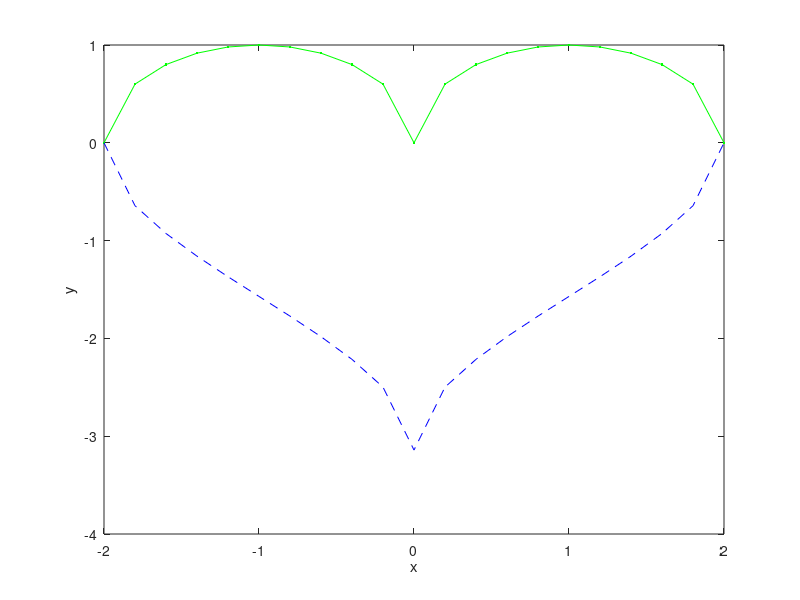

Write MATLAB code to recreate this figure.
clear; clc; close all;

x = -2:0.2:2;

figure

% y = (2*(x^2)^(1/2)-x^2)^(1/2), x in [-2, 2] green . line
y = (2*(x.^2).^(1/2)-x.^2).^(1/2);
plot(x, y, 'g.-')
% z = arcsin(|x| - 1) - pi/2, x in [-2, 2]  blue -- line
z = asin(abs(x) - 1) - pi/2;
hold on
plot(x, z, 'b--')

xlabel('x');
ylabel('y');